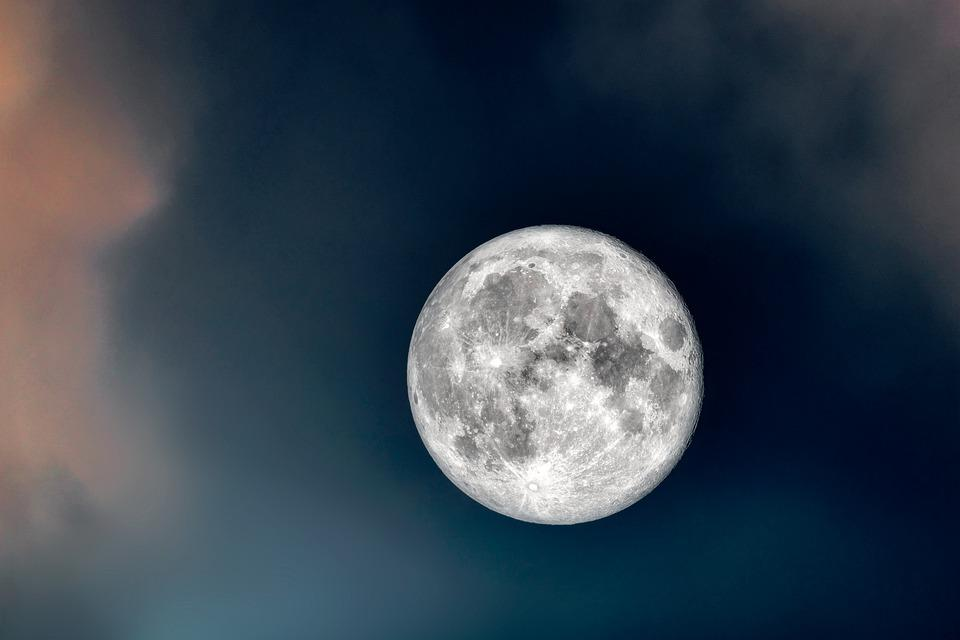
#> input picture openCVThingy/images/moon.jpg, 960 x 640 px
$ python part2.py
#> lines starting #> are read from the running program, lines starting #| are printed output that depends on the picture
# %%
# 필요 라이브러리 불러오기.
import cv2
import numpy as np
import matplotlib.pyplot as plt

from PIL import Image
import requests
from io import BytesIO

# %%
# Resize
img = cv2.imread('images/moon.jpg')
#> img is the input picture: shape (640, 960, 3); mean B, G, R 79.7, 67.2, 55

shrinked = cv2.resize(img, None, fx=0.5, fy=0.5, interpolation=cv2.INTER_AREA)
zoomed_manual = cv2.resize(img, [i * 2 for i in list(reversed(img.shape))[1:]], interpolation=cv2.INTER_CUBIC)
zoomed_ratio = cv2.resize(img, None, fx=2, fy=2, interpolation=cv2.INTER_CUBIC)

shrinked = cv2.cvtColor(shrinked, cv2.COLOR_BGR2RGB)
plt.imshow(shrinked)
plt.show()
shrinked = cv2.cvtColor(shrinked, cv2.COLOR_RGB2BGR)

zoomed_manual = cv2.cvtColor(zoomed_manual, cv2.COLOR_BGR2RGB)
plt.imshow(zoomed_manual)
plt.show()
zoomed_manual = cv2.cvtColor(zoomed_manual, cv2.COLOR_RGB2BGR)

zoomed_ratio = cv2.cvtColor(zoomed_ratio, cv2.COLOR_BGR2RGB)
plt.imshow(zoomed_ratio)
plt.show()
zoomed_ratio = cv2.cvtColor(zoomed_ratio, cv2.COLOR_RGB2BGR)

# %%
# Translation
rows, cols = img.shape[:2]
#> rows = 640; cols = 960

M = np.float32([[1, 0, 20], [0, 1, 40]])
dst = cv2.warpAffine(img, M, (cols, rows))
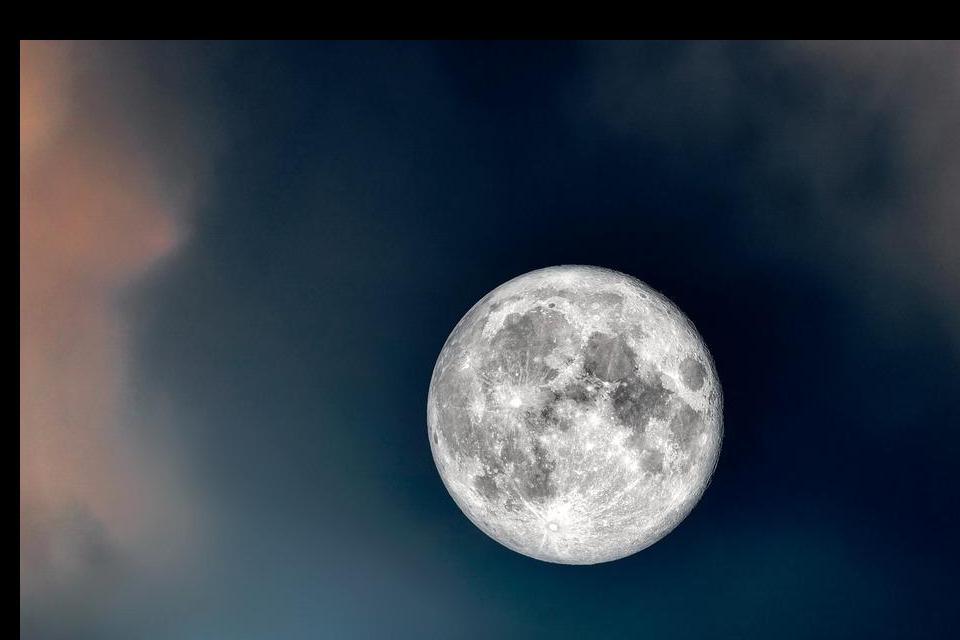
#> dst: shape (640, 960, 3); mean B, G, R 73.6, 62.6, 52.3

dst = cv2.cvtColor(dst, cv2.COLOR_BGR2RGB)
plt.imshow(dst)
plt.show()
dst = cv2.cvtColor(dst, cv2.COLOR_RGB2BGR)

# %%
# Rotation
M = cv2.getRotationMatrix2D((cols / 2, rows / 2), 60, 0.5)
dst = cv2.warpAffine(img, M, (cols, rows))
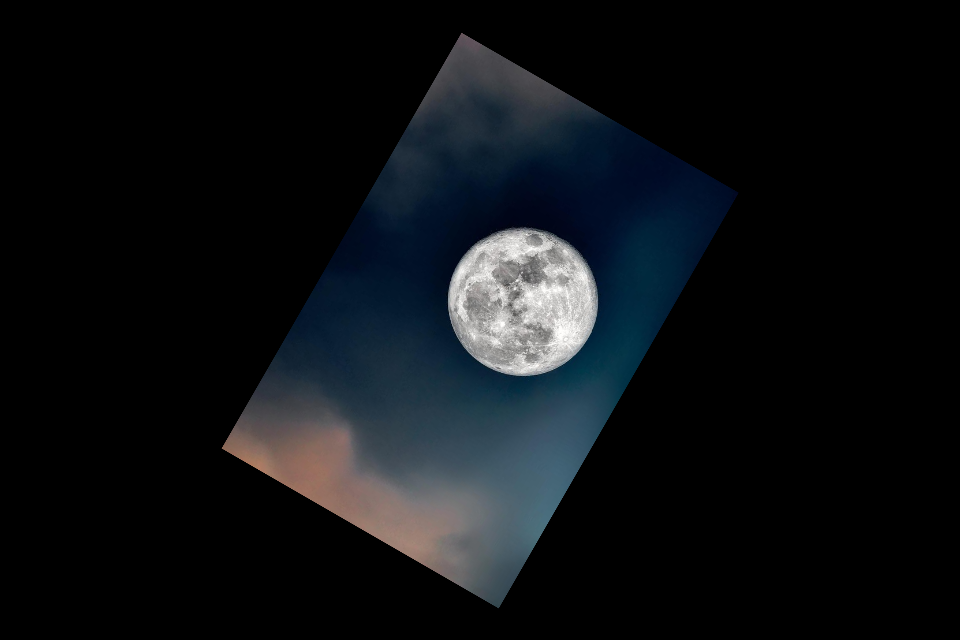
#> dst: shape (640, 960, 3); mean B, G, R 19.9, 16.8, 13.7

dst = cv2.cvtColor(dst, cv2.COLOR_BGR2RGB)
plt.imshow(dst)
plt.show()
dst = cv2.cvtColor(dst, cv2.COLOR_RGB2BGR)

$ run again, with openCVThingy/images/canal.jpg copied over openCVThingy/images/moon.jpg
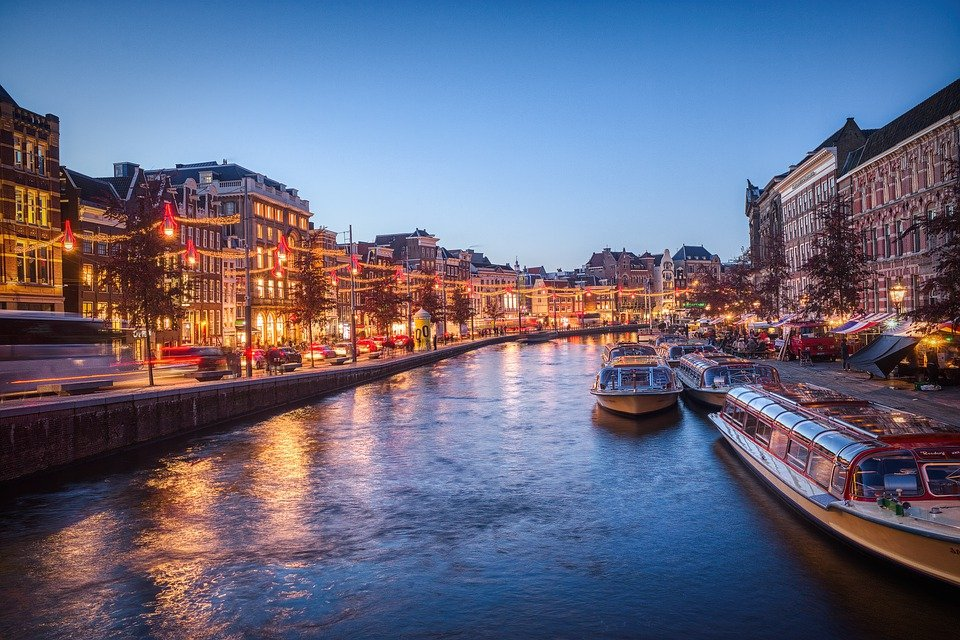
#> input picture openCVThingy/images/canal.jpg, 960 x 640 px
#> img is the input picture: shape (640, 960, 3); mean B, G, R 127.6, 104.2, 102.6
#> `dst = cv2.warpAffine(img, M, (cols, rows))`:
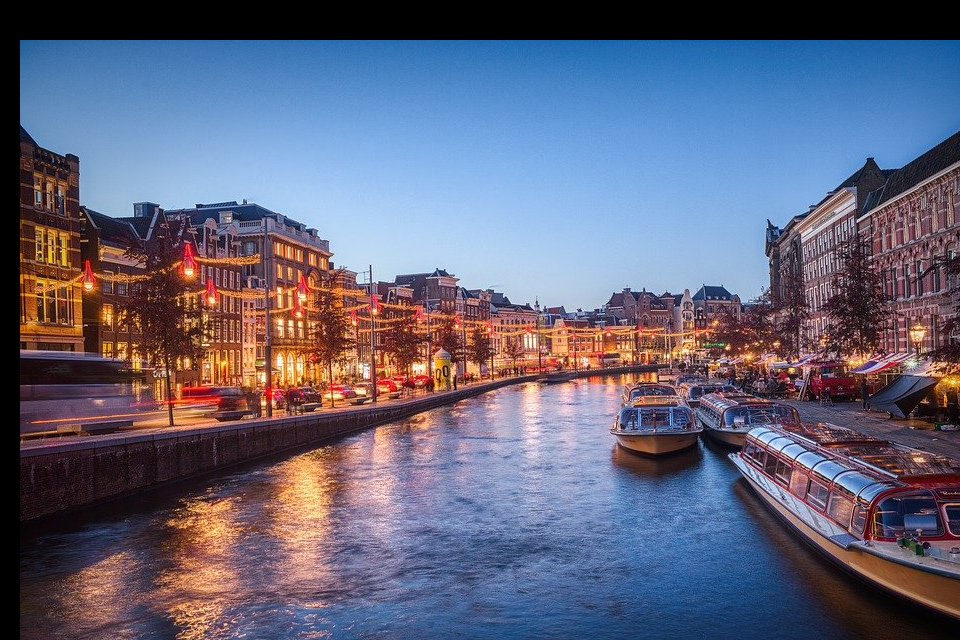
#> dst: shape (640, 960, 3); mean B, G, R 121.6, 100, 98.5
#> `dst = cv2.warpAffine(img, M, (cols, rows))`:
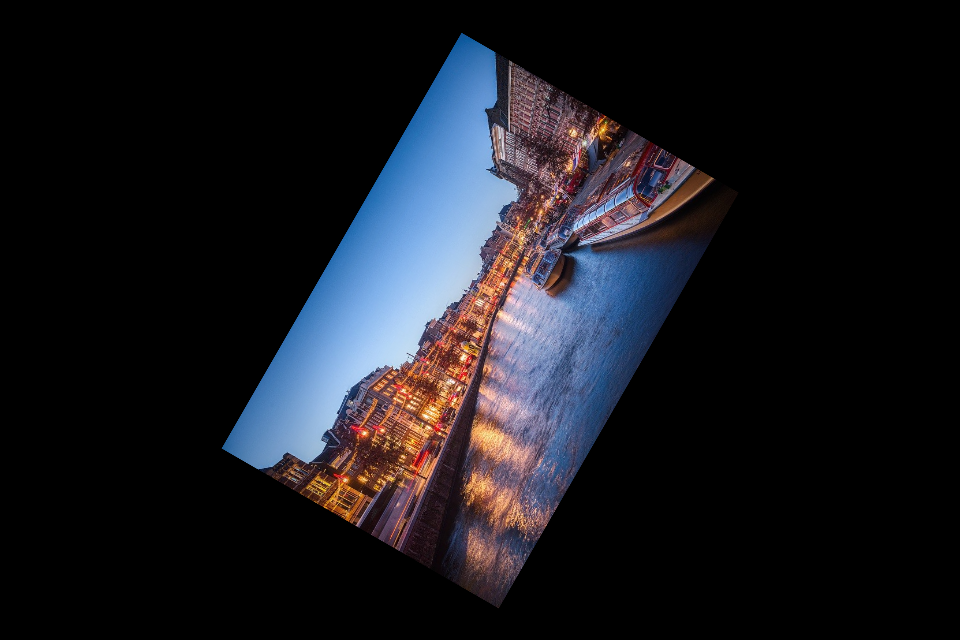
#> dst: shape (640, 960, 3); mean B, G, R 31.9, 26.1, 25.6

$ run again, with openCVThingy/images/cat.jpg copied over openCVThingy/images/moon.jpg
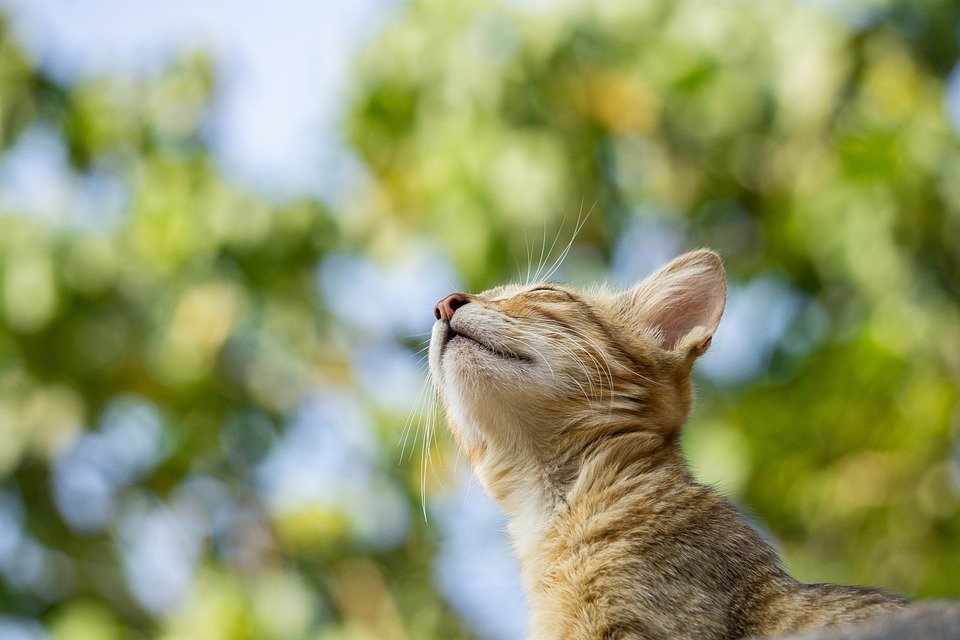
#> input picture openCVThingy/images/cat.jpg, 960 x 640 px
#> img is the input picture: shape (640, 960, 3); mean B, G, R 106.6, 152.7, 145.5
#> `dst = cv2.warpAffine(img, M, (cols, rows))`:
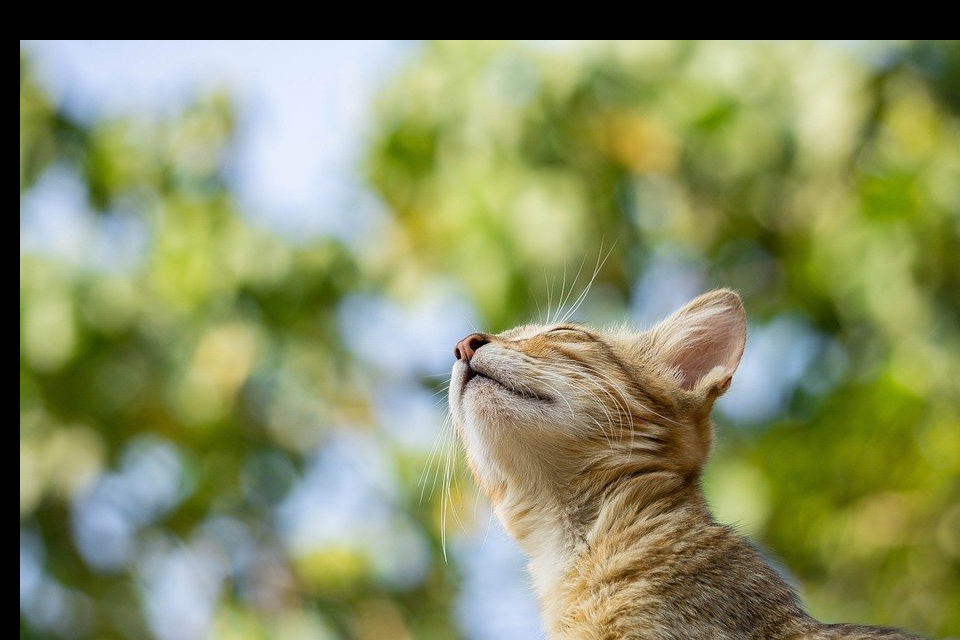
#> dst: shape (640, 960, 3); mean B, G, R 99.2, 141.6, 134.6
#> `dst = cv2.warpAffine(img, M, (cols, rows))`:
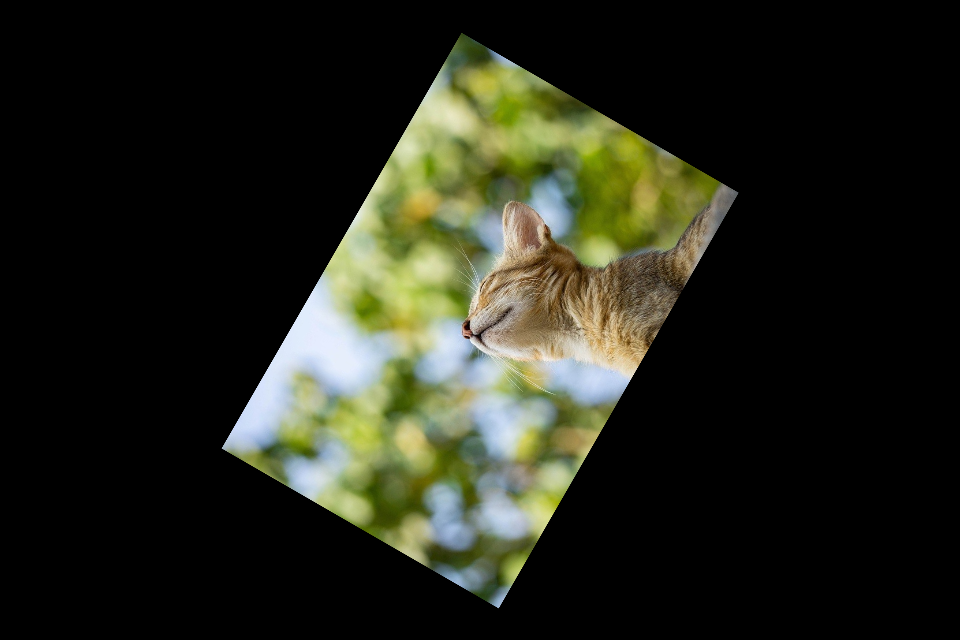
#> dst: shape (640, 960, 3); mean B, G, R 26.6, 38.2, 36.4
